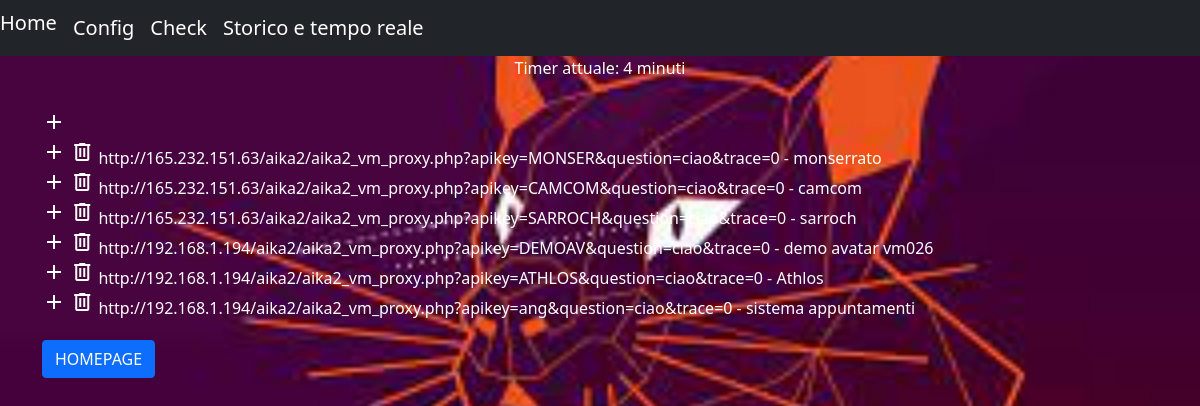
/controlPanel, run on an earlier commit of the app's database.
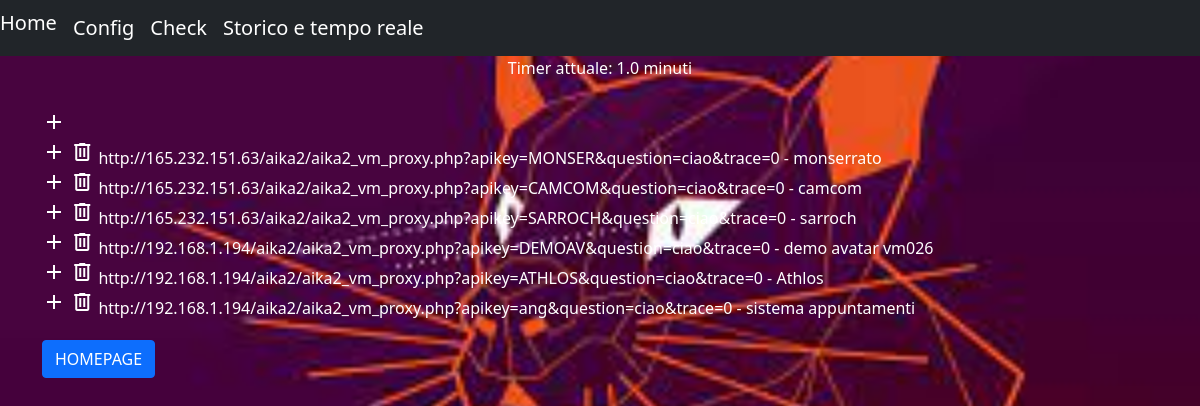
And on a later commit of the database.
### controlPanel/models.py (models this page shows, shortened)
class Timer(models.Model):
    timer = models.CharField(max_length=10)

### controlPanel/views.py (the view)
# urls.py: path('controlPanel', controlPanelPage, name="controlPanelPage"),
def controlPanelPage(request):
    servers = Server.objects.all()
    timer = Timer.objects.get(pk=1)
    timerAttuale = timer.timer
    context = {"servers": servers, 'timer': timerAttuale}
    return render(request, 'controlPanelPage.html', context)

### templates/controlPanelPage.html (shortened to what this page needs)
<!DOCTYPE html>
<html lang="en">
<head>
    <link href="https://cdn.jsdelivr.net/npm/bootstrap@5.1.3/dist/css/bootstrap.min.css" rel="stylesheet">
    {% load static %}
    <link rel="stylesheet" href="static/css/style.css">
</head>
<body>
    <form method="POST">
        <nav class="navbar navbar-expand-lg navbar-dark bg-dark">
            <div class="collapse navbar-collapse">
                <ul class="nav navbar-nav">
                    <li><a class="navbar-brand" href="{% url 'homepage' %} ">Home</a></li>
                    <li><a class="navbar-brand subtitle" href="{% url 'controlPanelPage' %}" type="submit">Config</a></li>
                    <li><a class="navbar-brand subtitle" href="{% url 'ping' %}" type="submit">Check</a></li>
                    <li><a href="{% url 'storicoPing' %}" class="navbar-brand subititle" type="submit">Storico e tempo reale</a></li>
                </ul>
            </div>
        </nav>
    </form>
    <p style="text-align: center; color: white;"> Timer attuale: {{ timer }} minuti </p>
    <div class="container">
        <a href="{% url 'add-server' %}" class="material-symbols-outlined add">
        </a>
        {% for server in servers %}
        <div>
            <a href="{% url 'add-server' %}" class="material-symbols-outlined add">
            </a>
            <a href="{% url 'delete-server' server.id %}" onclick="return confirm('Vuoi davvero cancellare il server selezionato?')" class="material-symbols-outlined delete">
            </a>
            <span style="color: white;">{{ server.ip }} - {{ server.nome }}</span>
        </div>
        {% endfor %}
        <a style="text-align: center;" href="{% url 'homepage' %}" class="btn btn-primary">HOMEPAGE</a>
    </div>
</body>
</html>

What changed in the data, as far as the page shows it:
now on this page (row edited): Timer: timer "1.0"
Also different on the page:
{{ timer }}: "4" → (not shown)
